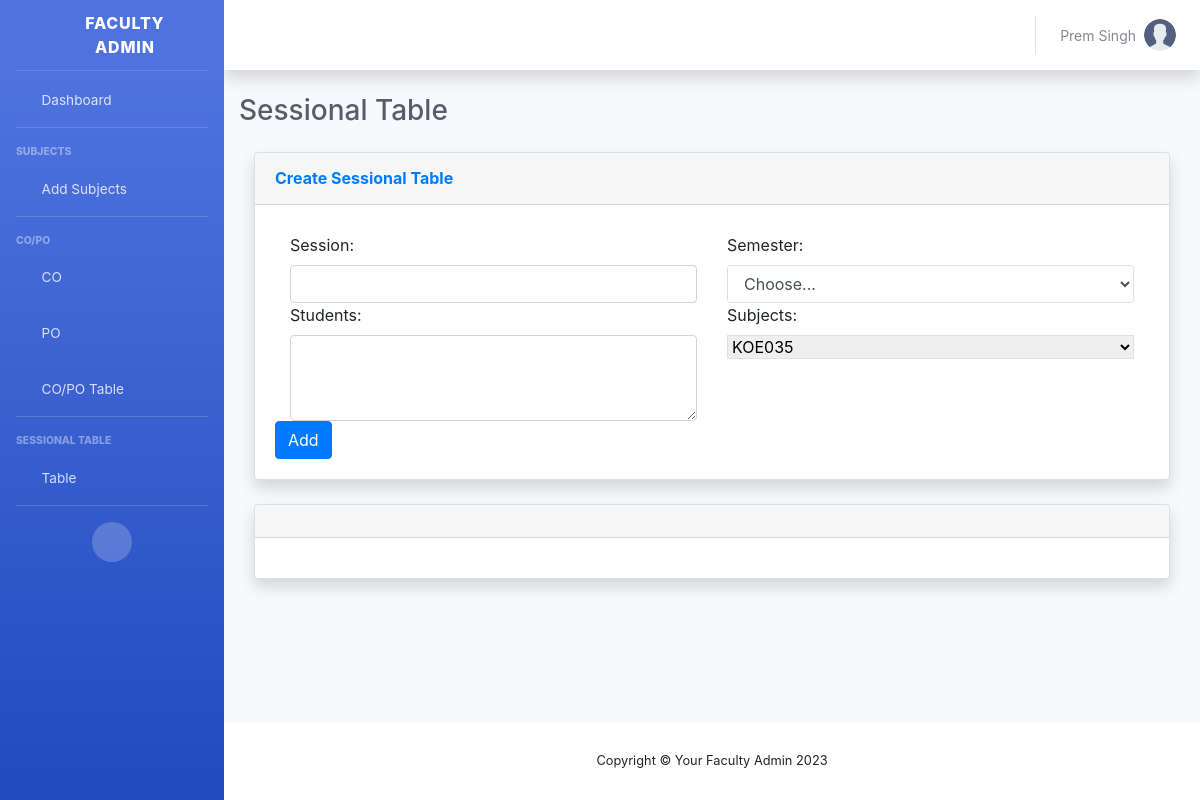
Page /sessional-table/ (signed in) on the earlier database version.
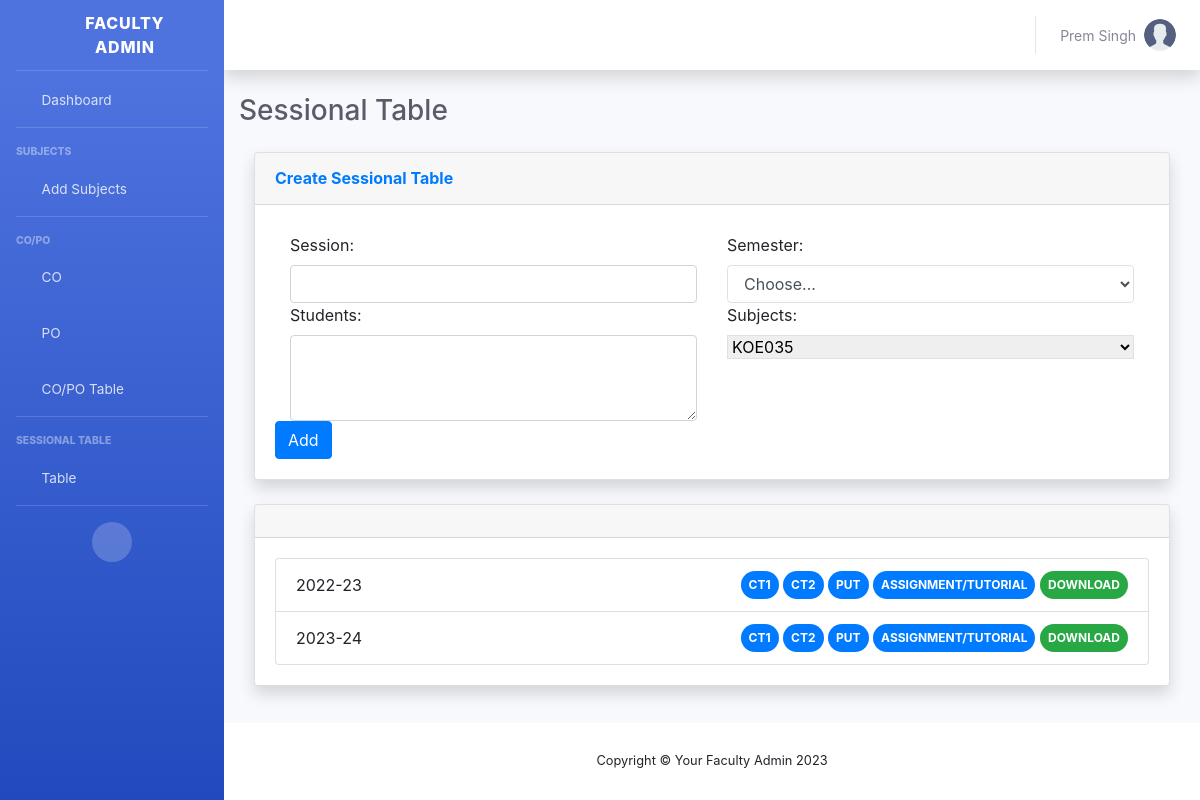
Same page on the later database version.
### sessional_co/models.py (models this page shows, shortened)
class SessionalTable(models.Model):
    uuid = models.UUIDField(default=uuid.uuid4, editable=False)
    faculty = models.ForeignKey(CustomUser, on_delete=models.SET_NULL, null=True, blank=True)
    session = models.CharField(max_length=10)
    semester = models.CharField(max_length=10, choices=semester_choices)
    student_info = models.JSONField(blank=True, null=True)
    subject = models.ForeignKey(Subject, null=True, blank=True, on_delete=models.SET_NULL)
    ct1 = models.JSONField(blank=True, null=True)
    ct2 = models.JSONField(blank=True, null=True)
    put = models.JSONField(blank=True, null=True)
    assignment_tutorial = models.JSONField(blank=True, null=True)
    date_created = models.DateTimeField(auto_now_add=True)
    class Meta:
        ordering = ['-date_created']

### sessional_co/views.py (the view, shortened to what this page needs)
# urls.py: path('', views.sessional_list, name="sessional-list"),
def sessional_list(request):
    subjects = Subject.objects.all()
    sessionals = SessionalTable.objects.filter(faculty=request.user)
    context = {
        'subjects': subjects,
        'sessionals': sessionals
    }
    return render(request, 'sessional-list.html', context)

### sessional_co/templates/sessional-list.html (shortened to what this page needs)
{% extends 'base-dash.html' %} {% block title %}Sessional Table{% endblock title %} {% block content %}
<div class="container-fluid">
  <h1 class="h3 mb-4 text-gray-800">Sessional Table</h1>
  <div class="container col-md-12">
    <div class="row">
      <div class="col-12 col-md-12 mb-4">
        <div class="card shadow">
          <div class="card-header py-3 d-flex flex-rowjustify-content-between">
            <h6 class="m-0 font-weight-bold text-primary">
              Create Sessional Table
            </h6>
          </div>
          <div class="card-body">
            <form method="POST">
              <div class="container-fluid">
                <div class="row">
                  <div class="col-6">
                    <label for="id_session" class="form-label">Session:</label>
                    <input type="text" class="form-control" name="session" maxlength="8" required="" id="id_session" />
                  </div>
                  <div class="col-6">
                    <label for="inputState" class="form-label">Semester:</label><br />
                    <select id="inputState" name="semester" class="form-control border">
                      <option class="active">Choose...</option>
                    </select>
                  </div>
                </div>
                <div class="row">
                  <div class="col-6">
                    <label for="id_student_list">Students:</label>
                    <textarea name="student_list" class="form-control" cols="40" rows="3" required=""
                      id="id_student_list"></textarea>
                  </div>
                  <div class="col-6">
                    <label for="inputState" class="form-label">Subjects:</label><br />
                    <select data-live-search="true" id="inputState" name="subject_uuid"
                      class="form-select selectpicker border mb-3 w-100">
                      {% for subject in subjects %}
                      <option value="{{subject.uuid}}">{{subject.code}}</option>
                      {% endfor %}
                    </select>
                  </div>
                </div>
              </div>
              <button type="submit" class="btn btn-primary">Add</button>
            </form>
          </div>
        </div>
      </div>
    </div>
  </div>
  <div class="container col-md-12">
    <div class="row">
      <div class="col-12 col-md-12 mb-4">
        <div class="card shadow">
          <div class="card-header py-3 d-flex flex-row align-items-center justify-content-between">
          </div>
          <div class="card-body">
            <ul class="list-group">
              {% for sessional in sessionals %}
              <li class="list-group-item d-flex align-items-center justify-content-between">
                {{sessional.session}}
                <div>
                  <a href="{% url 'sessional-table-edit' pk=sessional.uuid field='ct1' %}"><span
                      class="badge bg-primary rounded-pill text-white p-2">CT1</span></a>
                  <a href="{% url 'sessional-table-edit' pk=sessional.uuid field='ct2' %}"><span
                      class="badge bg-primary rounded-pill text-white p-2">CT2</span></a>
                  <a href="{% url 'sessional-table-edit' pk=sessional.uuid field='put' %}"><span
                      class="badge bg-primary rounded-pill text-white p-2">PUT</span></a>
                  <a href="{% url 'sessional-table-edit' pk=sessional.uuid field='assignment_tutorial' %}"><span
                      class="badge bg-primary rounded-pill text-white p-2">ASSIGNMENT/TUTORIAL</span></a>
                  <a href="{% url 'test-pdf' pk=sessional.uuid %}"><span
                      class="badge bg-success rounded-pill text-white p-2">DOWNLOAD</span></a>
                </div>
              </li>
              {% endfor %}
            </ul>
          </div>
        </div>
      </div>
    </div>
  </div>
</div>
{% endblock content %}

Differences in the rows shown:
added SessionalTable: session "2022-23"
added SessionalTable: session "2023-24"
